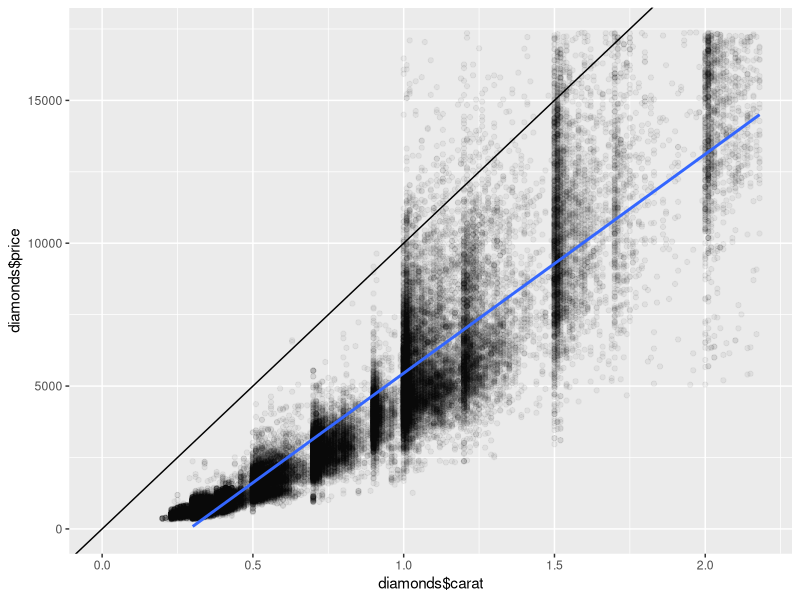
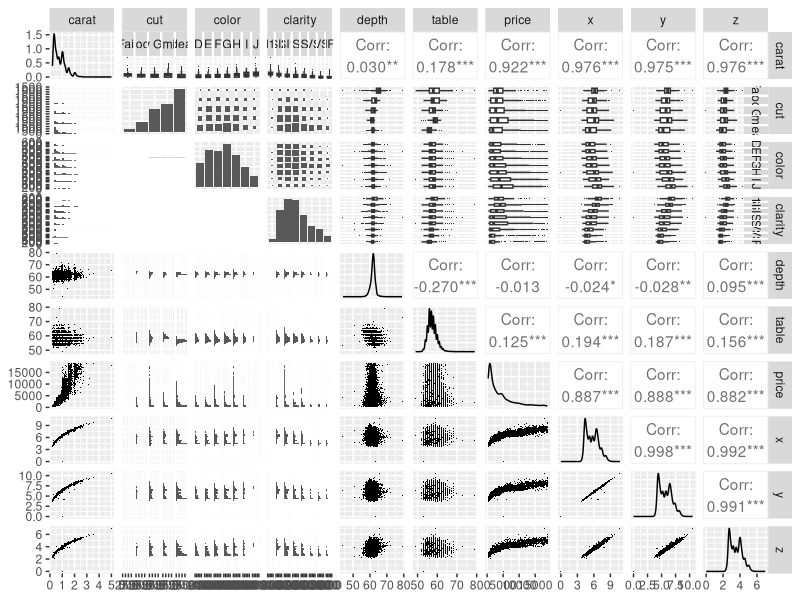
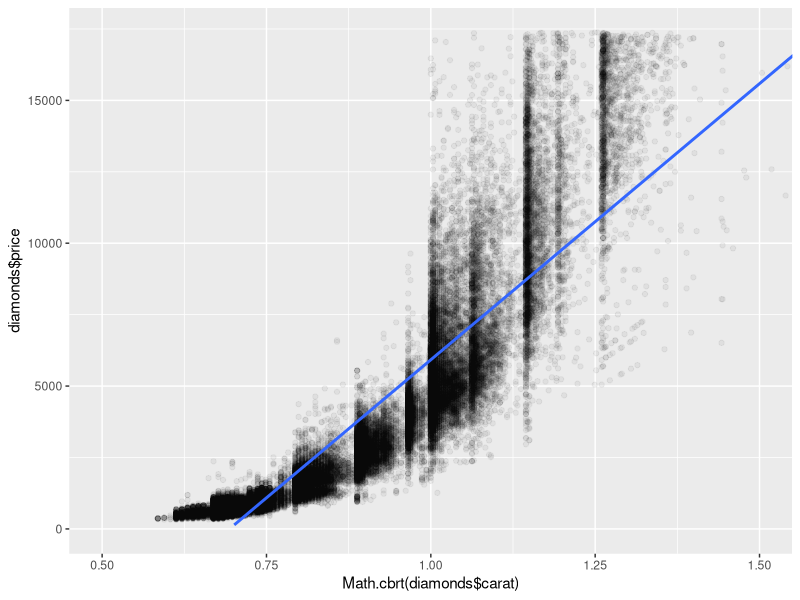
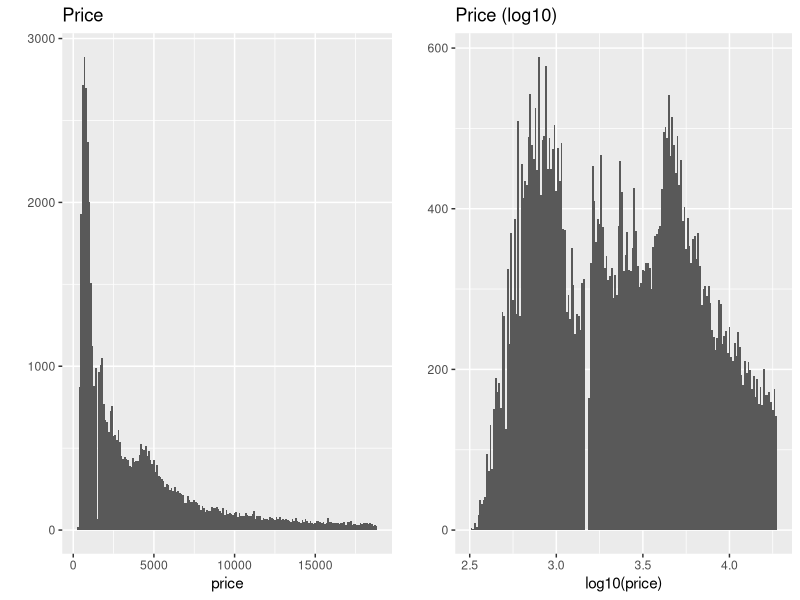
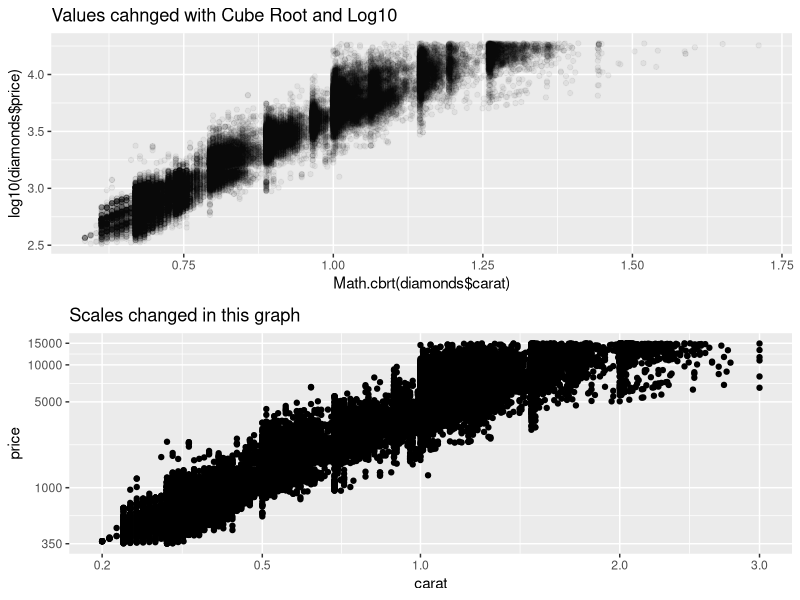
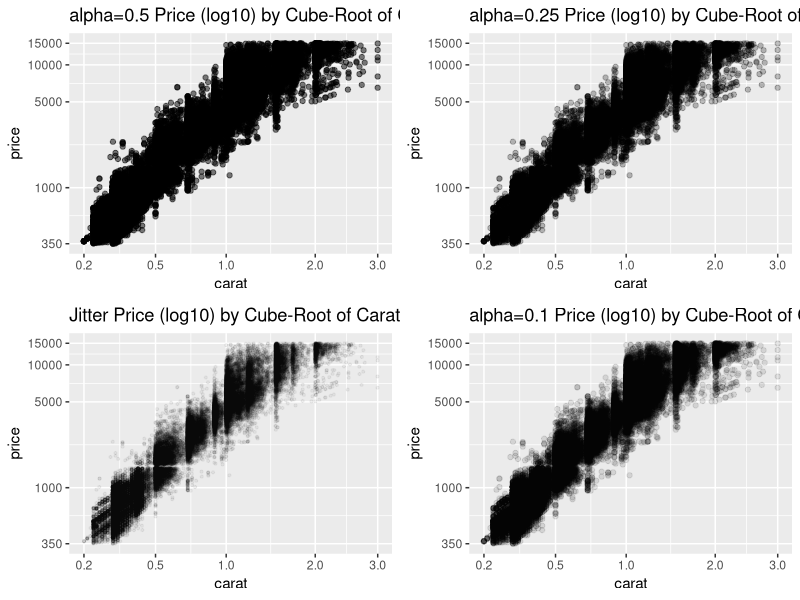
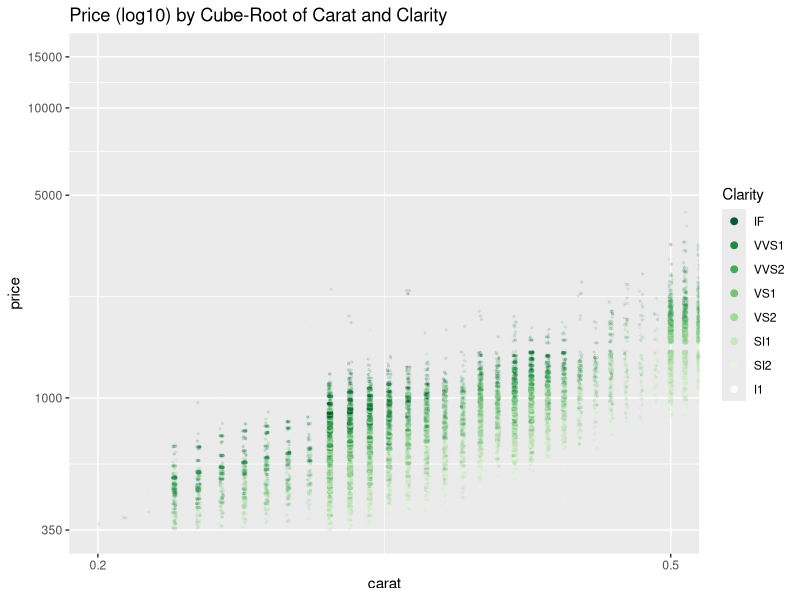
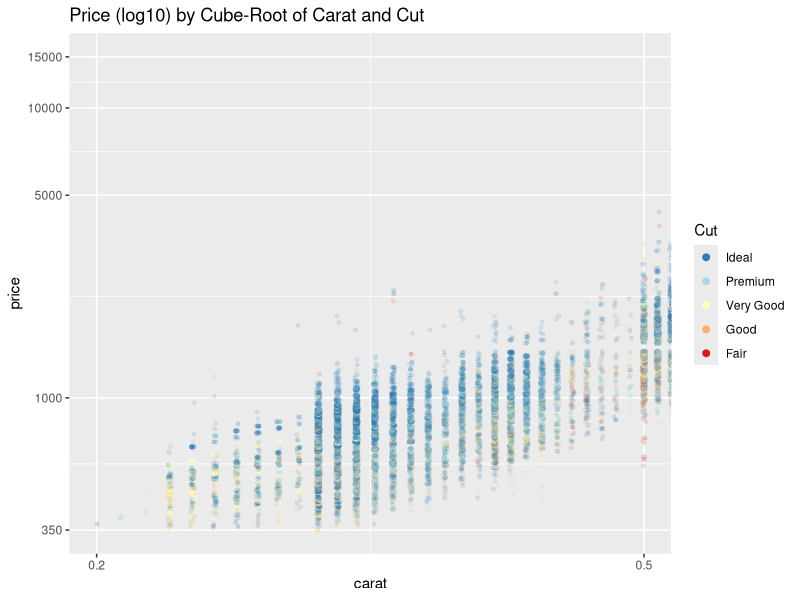

The R script that drew these images, in order: (Note: this script raises an error after producing the figures.)
## ---- chunk 1
library(ggplot2)
data(diamonds)

ggplot(aes(x= diamonds$carat, y= diamonds$price), data= diamonds)+
  geom_point(alpha= 0.05)+
  geom_smooth(method= 'lm')+
  geom_abline(slope = 10000, intercept = 0)+
  xlim(c(0,quantile(diamonds$carat,0.99)))+
  ylim(c(0,quantile(diamonds$price,0.99)))
  
## ---- chunk 2

set.seed(20022012)
diamonds.samp <- diamonds[sample(1:length(diamonds$price),10000),]

library(scales)
library(GGally)

suppressMessages(ggpairs(diamonds.samp,
  lower = list(continuous = wrap("points", shape = I('.'))),
  upper = list(combo = wrap("box", outlier.shape = I('.')))))


## ---- chunk 3
Math.cbrt <- function(x) {
  sign(x)*abs(x)^(1/3)
}

ggplot(aes(x= Math.cbrt(diamonds$carat), y= diamonds$price), data= diamonds)+
  geom_point(alpha= 0.05)+
  geom_smooth(method= 'lm')+
  xlim(c(0,quantile(diamonds$carat,0.99)))+
  ylim(c(0,quantile(diamonds$price,0.99)))+
  coord_cartesian(xlim = c(0.5:1.5))
## ---- chunk 4
#Quiz: use grid.arrange

library(gridExtra)

plot1 <- qplot(x=price, data = diamonds, binwidth= 100) + 
  ggtitle('Price')

plot2 <- qplot(x= log10(price), data = diamonds, binwidth= 0.01) +
  ggtitle('Price (log10)')

grid.arrange(plot1,plot2, nrow=1 )
## ---- chunk 5

library(scales)

cuberoot_trans = function() trans_new('cuberoot',
  transform= function(x) x^(1/3),
  inverse= function(x) x^3)

p1<- suppressMessages(ggplot(aes(carat, y= price), data= diamonds)+
  geom_point()+
  scale_x_continuous(trans = cuberoot_trans(), limits = c(0.2,3), breaks = c(0.2,0.5,1,2,3))+
  scale_y_continuous(trans= log10_trans(), limits = c(350,15000), breaks = c(350,1000,5000,10000,15000)))+
  ggtitle("Scales changed in this graph")

#Notice the difference between actually changing the data and just changing Axis

p2 <- ggplot(aes(x= Math.cbrt(diamonds$carat), y= log10(diamonds$price)), data= diamonds)+
  geom_point(alpha= 0.05)+
  ggtitle("Values cahnged with Cube Root and Log10")

grid.arrange(p2,p1)

head(diamonds)


## ---- chunk 6
p3= ggplot(aes(carat, price), data = diamonds) + 
  geom_point(alpha = 0.1) + 
  scale_x_continuous(trans = cuberoot_trans(), limits = c(0.2, 3),
                     breaks = c(0.2, 0.5, 1, 2, 3)) + 
  scale_y_continuous(trans = log10_trans(), limits = c(350, 15000),
                     breaks = c(350, 1000, 5000, 10000, 15000)) +
  ggtitle('alpha=0.1 Price (log10) by Cube-Root of Carat')
p4<-ggplot(aes(carat, price), data = diamonds) + 
  geom_point(alpha = 0.5) + 
  scale_x_continuous(trans = cuberoot_trans(), limits = c(0.2, 3),
                     breaks = c(0.2, 0.5, 1, 2, 3)) + 
  scale_y_continuous(trans = log10_trans(), limits = c(350, 15000),
                     breaks = c(350, 1000, 5000, 10000, 15000)) +
  ggtitle('alpha=0.5 Price (log10) by Cube-Root of Carat')

p5<-ggplot(aes(carat, price), data = diamonds) + 
  geom_point(alpha = 0.25) + 
  scale_x_continuous(trans = cuberoot_trans(), limits = c(0.2, 3),
                     breaks = c(0.2, 0.5, 1, 2, 3)) + 
  scale_y_continuous(trans = log10_trans(), limits = c(350, 15000),
                     breaks = c(350, 1000, 5000, 10000, 15000)) +
  ggtitle('alpha=0.25 Price (log10) by Cube-Root of Carat')

p6<-ggplot(aes(carat, price), data = diamonds) + 
  geom_jitter(alpha = 0.05,size = 0.75) + 
  scale_x_continuous(trans = cuberoot_trans(), limits = c(0.2, 3),
                     breaks = c(0.2, 0.5, 1, 2, 3)) + 
  scale_y_continuous(trans = log10_trans(), limits = c(350, 15000),
                     breaks = c(350, 1000, 5000, 10000, 15000)) +
  ggtitle('Jitter Price (log10) by Cube-Root of Carat')

suppressWarnings(grid.arrange(p4,p5,p6,p3, ncol=2))
## ---- chunk 7

library(RColorBrewer)

#Clarity
ggplot(aes(x = carat, y = price), data = diamonds) + 
  geom_point(alpha = 0.1, size = 0.5, position = 'jitter', aes(color= clarity)) +
  scale_color_brewer(type = 'div', palette= 'Green',
    guide = guide_legend(title = 'Clarity', reverse = T,
    override.aes = list(alpha = 1, size = 2))) +
  coord_cartesian(xlim = c(0.2,0.5))+
  scale_x_continuous(trans = cuberoot_trans(), limits = c(0.2, 3),
    breaks = c(0.2, 0.5, 1, 2, 3)) + 
  scale_y_continuous(trans = log10_trans(), limits = c(350, 15000),
    breaks = c(350, 1000, 5000, 10000, 15000)) +
  ggtitle('Price (log10) by Cube-Root of Carat and Clarity')

#cut

ggplot(aes(x = carat, y = price), data = diamonds) + 
  geom_point(alpha = 0.1, size = 1, position = 'jitter', aes(color= cut)) +
  scale_color_brewer(type = 'div', palette= 'RdYlBu',
    guide = guide_legend(title = 'Cut', reverse = T,
    override.aes = list(alpha = 1, size = 2))) +
  coord_cartesian(xlim = c(0.2,0.5))+
  scale_x_continuous(trans = cuberoot_trans(), limits = c(0.2, 3),
    breaks = c(0.2, 0.5, 1, 2, 3)) + 
  scale_y_continuous(trans = log10_trans(), limits = c(350, 15000),
    breaks = c(350, 1000, 5000, 10000, 15000)) +
  ggtitle('Price (log10) by Cube-Root of Carat and Cut')

#Color
ggplot(aes(x = carat, y = price), data = diamonds) + 
  geom_point(alpha = 0.1, size = 1, position = 'jitter', aes(color= color)) +
  scale_color_brewer(type = 'div', palette= 'RdYlBu',
    guide = guide_legend(title = 'Color',
    override.aes = list(alpha = 1, size = 2))) +
  coord_cartesian(xlim = c(0.2,0.5))+
  scale_x_continuous(trans = cuberoot_trans(), limits = c(0.2, 3),
    breaks = c(0.2, 0.5, 1, 2, 3)) + 
  scale_y_continuous(trans = log10_trans(), limits = c(350, 15000),
    breaks = c(350, 1000, 5000, 10000, 15000)) +
  ggtitle('Price (log10) by Cube-Root of Carat and Color')

  



## ---- chunk 8
library(memisc)

m1<- summary(lm(I(log(price))~I(carat^(1/3)), data= diamonds))
m2<- update(m1, ~. + carat)
m3<- update(m1, ~. + color)
m4<- update(m1, ~. + cut)
m5<- update(m1, ~. + clarity)

?`mtable-class`

mtable(m1,m2,m3,m4, sdigits = 3)

#predictive modelling

thisDiamond = data.frame(carat =1.00, cut= "V.Good",
                         color= "I", clarity="VS1")

modelEstimate = predict(m5, newdata = thisDiamond, 
                        interval= "prediction", level=0.95)

exp(modelEstimate)
